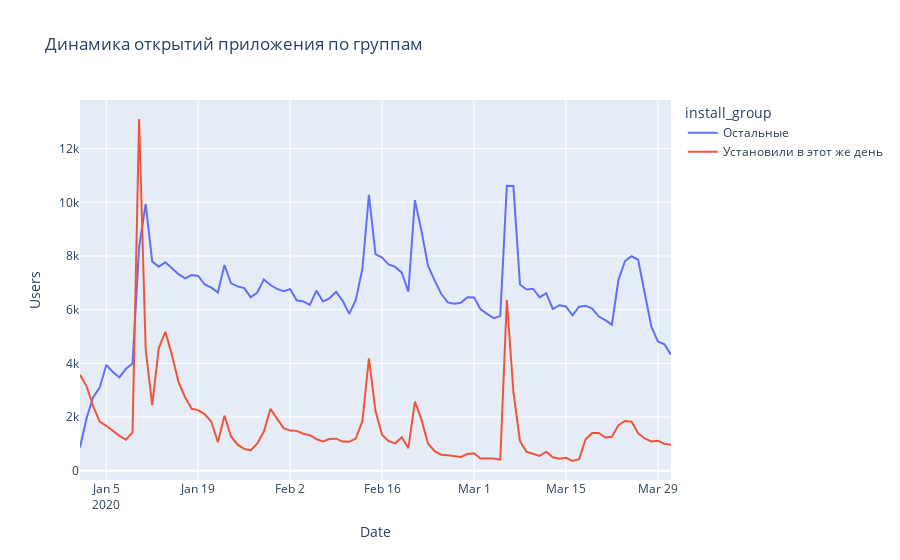

This figure's notebook cell:
### Code cell
# строим график распределения пользователей, установивших приложение в тот же день и остальных по датам, то есть трафика
fig = px.line(df, x='date', y='users', color='install_group',
              labels={'date': 'Date', 'users': 'Users'},
              title='Динамика открытий приложения по группам')


fig.show()
